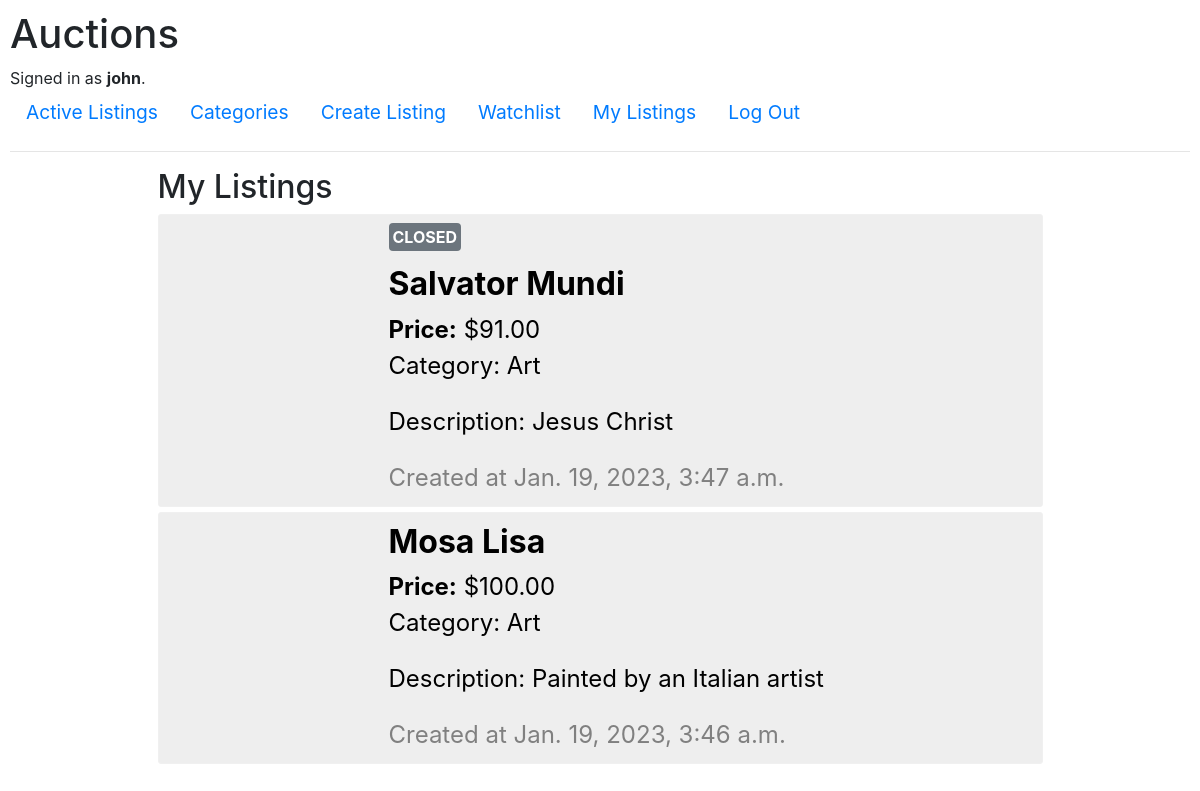
Screenshot of /my_listings (signed in) with the database file from the repository.
### auctions/models.py (models this page shows)
class User(AbstractUser):
    listing_watchlist = models.ManyToManyField(
        "Listing",
        through='Watchlist',
        through_fields=('user', 'listing'),
    )

class Listing(models.Model):
    title = models.CharField(max_length=200)
    description = models.CharField(max_length=500)
    image_url = models.CharField(max_length=500)
    category = models.ForeignKey(Category, on_delete=models.CASCADE, related_name="listings", null=True)
    created_by = models.ForeignKey(User, on_delete=models.CASCADE, related_name="listings")
    starting_bid = models.FloatField(default=0)
    current_bid = models.ForeignKey("Bid", on_delete=models.CASCADE, null=True, related_name="current_bid")
    last_bid_by = models.ForeignKey(User, on_delete=models.CASCADE, related_name="listings_bid", null=True)
    date = models.DateTimeField(auto_now_add=True)
    active = models.BooleanField(default=True)

class Bid(models.Model):
    listing = models.ForeignKey(Listing, on_delete=models.CASCADE, related_name="bids")
    user = models.ForeignKey(User, on_delete=models.CASCADE, related_name="bids")
    value = models.FloatField()
    date = models.DateTimeField(auto_now_add=True)

class Category(models.Model):
    title = models.CharField(max_length=100)

### auctions/views.py (the view)
# urls.py: path("my_listings", views.my_listings, name="my_listings"),
@login_required
def my_listings(request):
    return render(request, 'auctions/my_listings.html')

### auctions/templates/auctions/my_listings.html
{% extends "auctions/layout.html" %}
{% block body %}
    <h2>My Listings</h2>
    <ul class="index__listings">
        {% for listing in request.user.listings.all|dictsortreversed:"date" %}
            {% include 'snippets/listing_item.html' with listing=listing display_active=True %}
        {% endfor %}
    </ul>
{% endblock %}

### auctions/templates/auctions/layout.html (shortened to what this page needs)
{% load static %}
<!DOCTYPE html>
<html lang="en">
    <head>
        <link rel="stylesheet" href="https://stackpath.bootstrapcdn.com/bootstrap/4.4.1/css/bootstrap.min.css">
        <link href="{% static 'auctions/styles.css' %}" rel="stylesheet">
    </head>
    <body>
        <h1>Auctions</h1>
        <div>
            {% if user.is_authenticated %}
                Signed in as <strong>{{ user.username }}</strong>.
            {% else %}
                Not signed in.
            {% endif %}
        </div>
        <ul class="nav"  style="font-size: 1.2em">
            <li class="nav-item">
                <a class="nav-link" href="{% url 'index' %}">Active Listings</a>
            </li>
            <li class="nav-item">
                <a class="nav-link" href="{% url 'categories' %}">Categories</a>
            </li>
            {% if user.is_authenticated %}
                <li class="nav-item">
                    <a class="nav-link" href="{% url 'create_listing' %}">Create Listing</a>
                </li>
                <li class="nav-item">
                    <a class="nav-link" href="{% url 'watchlist' %}">Watchlist</a>
                </li>
                <li class="nav-item">
                    <a class="nav-link" href="{% url 'my_listings' %}">My Listings</a>
                </li>
                <li class="nav-item">
                    <a class="nav-link" href="{% url 'logout' %}">Log Out</a>
                </li>
            {% endif %}
        </ul>
        <hr>
        <div class="w-75 m-auto">
        {% block body %}
        {% endblock %}
    </div>
    </body>
</html>

### auctions/templates/snippets/listing_item.html (shortened to what this page needs)
{% load static %}
<a  class="listing-item__link" href="{% url 'listing' listing.id %}">
  <div>
    {% if display_active %}
      {% if not listing.active %}
      <div class="mb-3">
        <span class="rounded p-1 bg-secondary text-white font-weight-bold">CLOSED</span>
      </div>
      {% endif %}
    {% endif %}
    <h2 class="listing-item__title mb-2">{{ listing.title }}</h2>
      {% if listing.current_bid %}
          <p class="listing-item__price"><b>Price:</b> ${{ listing.current_bid.value|floatformat:2 }}</p>
      {% else %}
          <p class="listing-item__price"><b>Price:</b> ${{ listing.starting_bid|floatformat:2 }}</p>
      {% endif %}
      {% if listing.category %}
        <p class="listing-item__category">Category: {{ listing.category.title }}</p>
      {% endif %}
      {% if listing.description %}
        <p class="listing-item__description">Description: {{ listing.description }}</p>
      {% endif %}
      <p class="listing-item__date">Created at {{ listing.date }}</p>
  </div>
</a>

### auctions/static/auctions/styles.css (style rules this page uses)
body { padding: 10px; }
.index__listings { padding: 0; }
.listing-item__link { display: flex; color: black; padding: 10px; border: 1px solid #F0F0F0; border-radius: 3px; background-color: #EEEEEE; margin-bottom: 5px; }
.listing-item__link p { font-size: 1.5em; margin: 0; }
.listing-item__title { font-weight: bold; margin-bottom: 0; }
.listing-item__price { font-size: 1.5em; }
.listing-item__description { margin-top: 20px !important; font-size: 1em; }
.listing-item__date { font-size: 1em; margin-top: 20px !important; color: gray; }

### rows the page displays
User: username "john"
Listing: active "CLOSED", title "Salvator Mundi", current_bid.value "91.00", category "Art", description "Jesus Christ", date "Jan. 19, 2023, 3:47 a.m."
Listing: title "Mosa Lisa", starting_bid "100.00", category "Art", description "Painted by an Italian artist", date "Jan. 19, 2023, 3:46 a.m."
